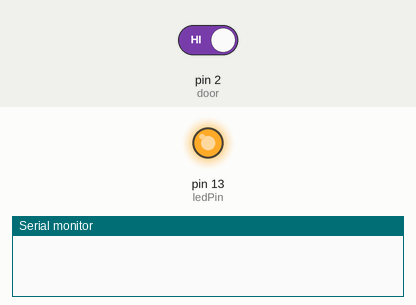
This sketch was run on a simulated Arduino Uno, built with avr-gcc and run on an emulated ATmega328P. Shown: output pins drawn as LEDs (lit = HIGH), the last lines printed to the serial monitor. Inputs (shaded band) come from the test bench; at power-on: pin 2 (door) HIGH.

Above: at 1.2 s.
1.3 s: pin 2 (door) driven LOW
At 2.4 s:
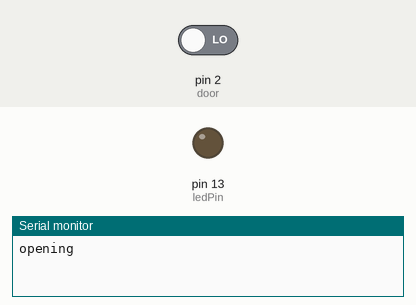
2.9 s: pin 2 (door) driven HIGH
At 4.1 s:
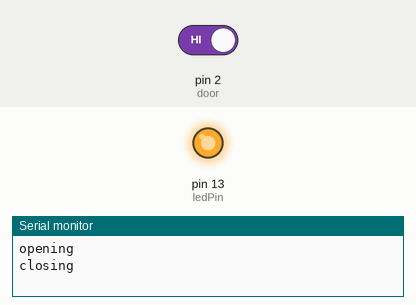
Timing chart, 0 to 5.9 s (numbered marks = the images above; inputs shaded):
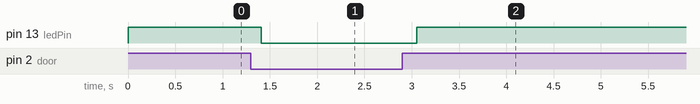

The sketch:

DoorChecker.ino
```cpp
// (licence header left out)
#define VALID_ITERATIONS 3

// inputs
#define DOOR_SATUS 1
#define DOOR_DISABLE 2
#define DOOR_ENABLE 3

// phisical connections
const int door = 2;
const int ledPin =  LED_BUILTIN;

// internal variables
int doorStatus = 0;
int iterations = 0;
bool alarmOn = true;
int operation = -1;
bool advised = false;

void setup() {
  Serial.begin(9600);
  pinMode(ledPin, OUTPUT);
  pinMode(door, INPUT);
}

void loop() {
  doorStatus = digitalRead(door);

  if (Serial.available() > 0) {
    // read the serial and parse the command
    operation = Serial.parseInt();
    switch(operation){
      case DOOR_SATUS:
        Serial.println(doorStatus);
        break;
      case DOOR_DISABLE:
        // Serial.println("alarm = false");
        alarmOn = false;
        break;
      case DOOR_ENABLE:
        // Serial.println("alarm = true");
        alarmOn = true;
        break;
    }
  }

  if (doorStatus == LOW){
    iterations++;
    // door is open increment iterations
    if (!advised && iterations > VALID_ITERATIONS){
        if (alarmOn) Serial.println("opening");
        advised = true;
        iterations = 0;
    }
  }

  if (doorStatus == HIGH) {
    digitalWrite(ledPin, HIGH);
    if (advised) {
      if (alarmOn) Serial.println("closing");
    }
    advised = false;
  } else {
    digitalWrite(ledPin, LOW);
  }

  delay(235); // really high delay to avoid switch bounce
}
```

Measured:
- after the input at 1.3 s, pin 13 (ledPin): HIGH → LOW after 0.11 s
- after the input at 2.9 s, pin 13 (ledPin): LOW → HIGH after 0.16 s
